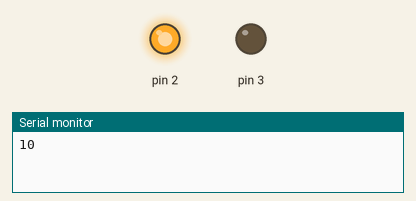
Recording of a sketch running on a simulated Arduino Uno, built with avr-gcc and run on an emulated ATmega328P. Parts: output pins drawn as LEDs (lit = HIGH), the last lines printed to the serial monitor. Pins used as bus, display or sensor lines are not drawn.

Above: at 0.15 s.
At 1.65 s:
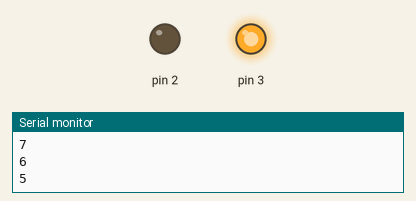
At 3.6 s:
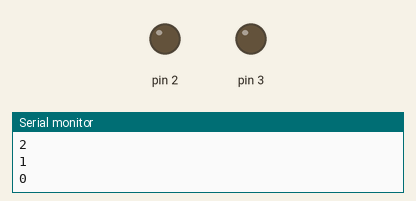
At 5.35 s:
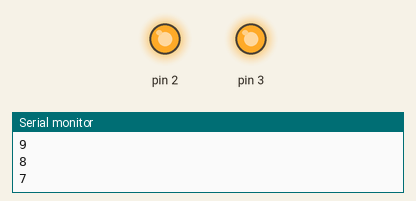
Timing chart, 0 to 5.7 s (numbered marks = the images above):
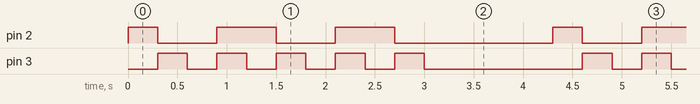

Measured:
- by itself, pin 2: repeats every 4.3 s: 2 × (LOW 0.60 s, HIGH 0.60 s), LOW 1.6 s, HIGH 0.30 s
- by itself, pin 3: repeats every 4.3 s: 4 × (LOW 0.30 s, HIGH 0.30 s), LOW 1.6 s, HIGH 0.30 s
- by itself, everything shown: repeats every 4.3 s, in 11 steps

The sketch:

Lab2.Hw.ino
```cpp
void nibbleToPins(uint8_t in, uint8_t pin3, uint8_t pin2, uint8_t pin1,
uint8_t pin0) {
// use bitwise & operator to create logic condition that is
// used to light bits as if in the same nibble.
digitalWrite(pin0, in & 0b00000001);
digitalWrite(pin1, in & 0b00000010);
digitalWrite(pin2, in & 0b00000100);
digitalWrite(pin3, in & 0b00001000);
}
void setup() {
Serial.begin(115200);
pinMode(0,OUTPUT);
pinMode(1,OUTPUT);
pinMode(2,OUTPUT);
pinMode(3,OUTPUT);
}
void count_down() {
  static int8_t count = 10; // declare count and set its value to 0
  nibbleToPins(count,0,1,2,3); //call a function that sets all 4 pins
  Serial.println(count);
  count = count - 1;
  if (count == -1){
    count = 10;
    delay(1000);
  }
}

void chase(void)
{
static uint8_t i=0;
uint8_t pattern1[]={ 0b00000001,
0b00000010,
0b00000100,
0b00001000,
0b00000100,
0b00000010};
nibbleToPins(pattern1 [i],0,1,2,3);
i = (i + 1) % sizeof(pattern1);
}

void loop() {
count_down();
delay(300);
}
```
